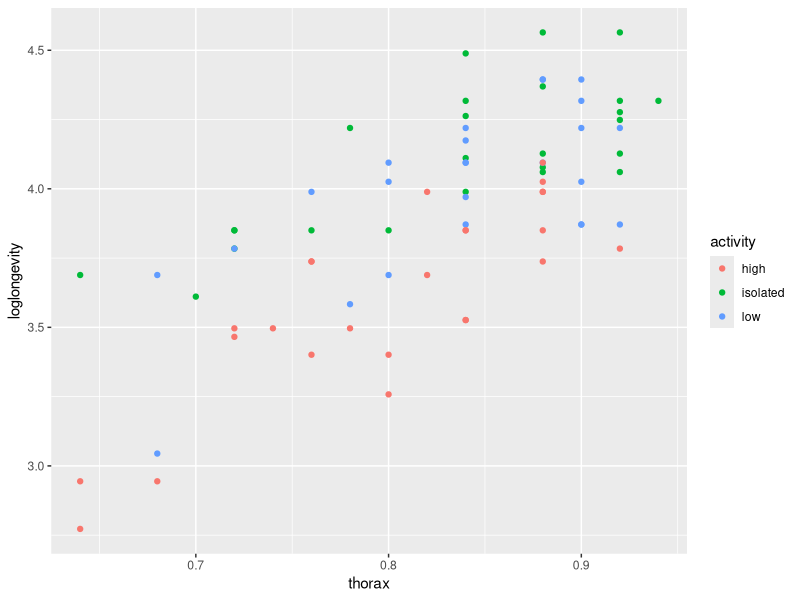
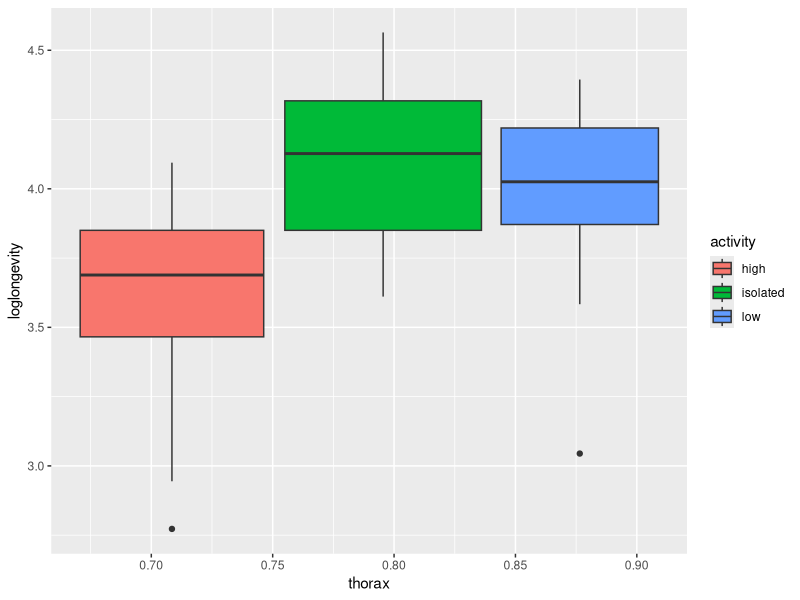
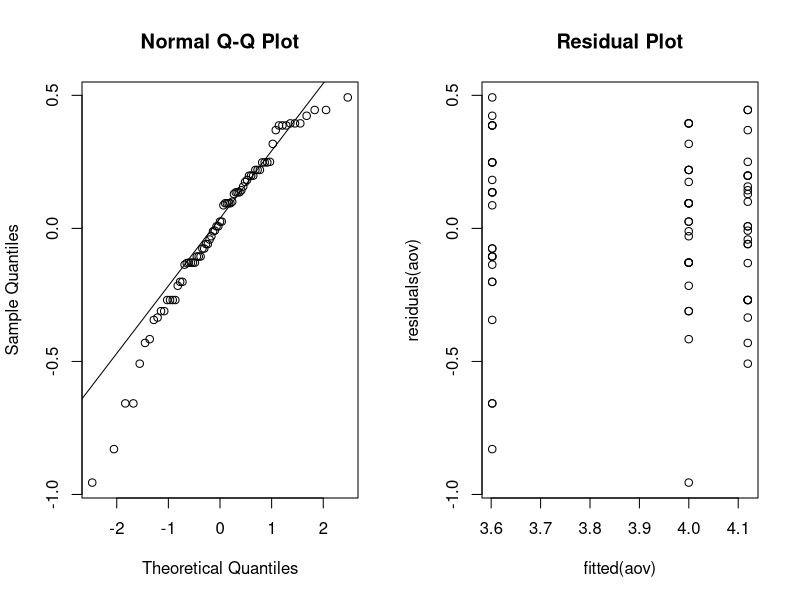
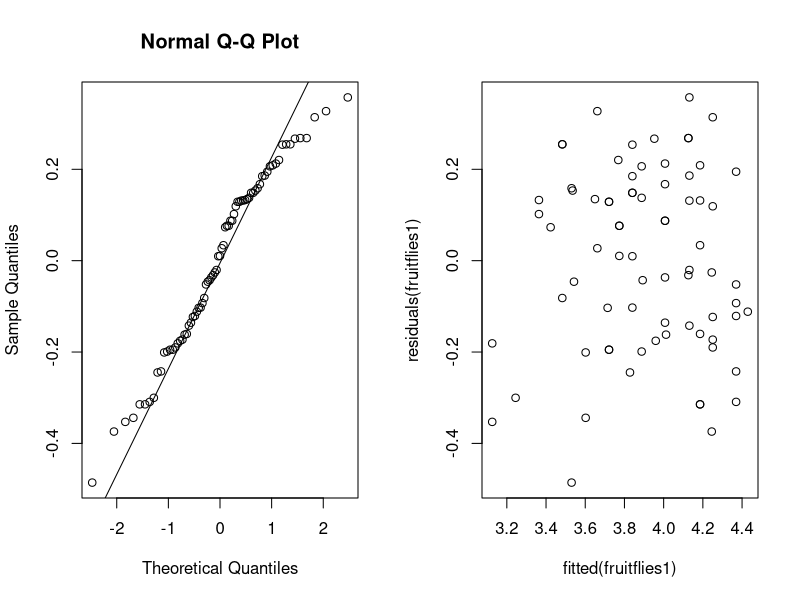
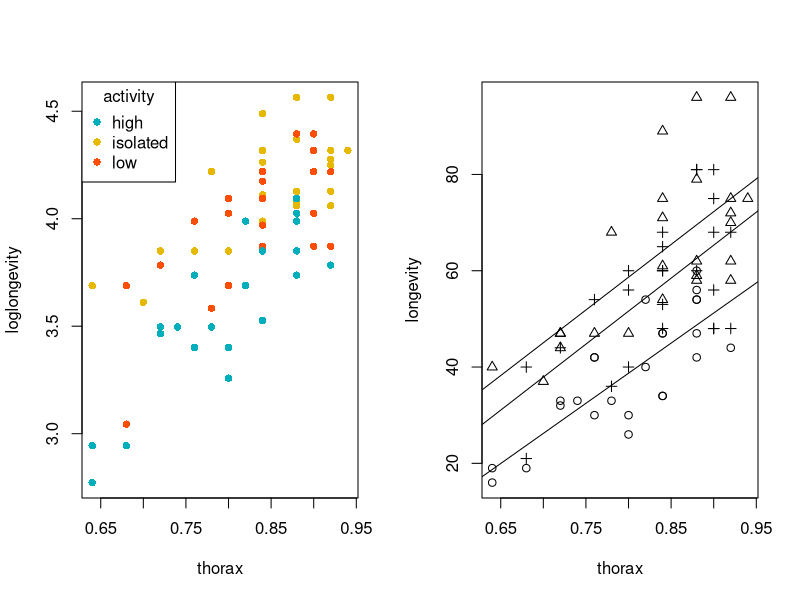
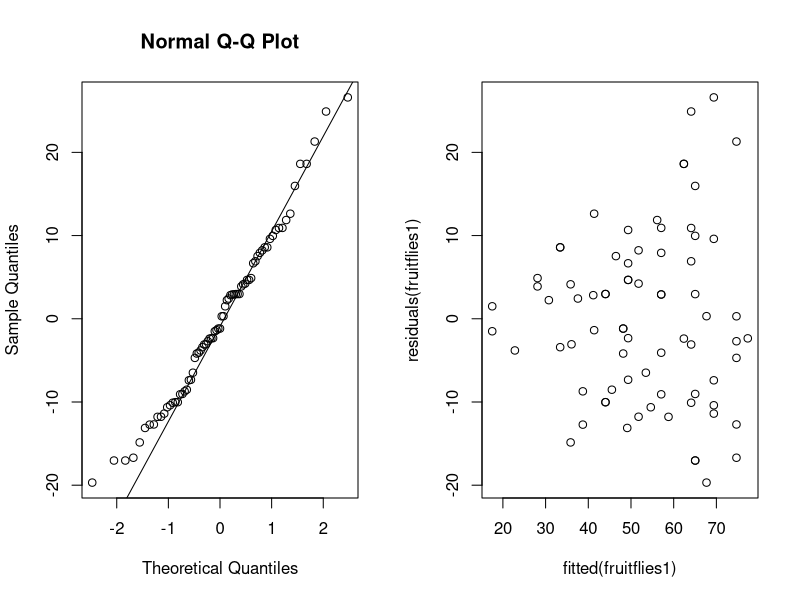
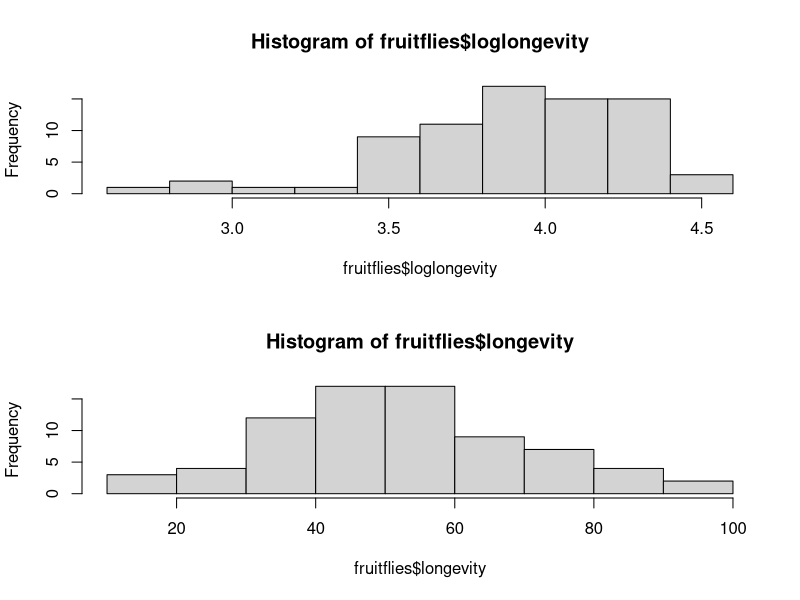

R code for these plots, in order:
## ---- chunk 1
options(digits=3)
options(knitr.duplicate.label = "allow")
## ---- chunk 2
library(ggplot2)
library(car)
## ---- chunk 3
fruitflies=read.table(file="fruitflies.txt",header=TRUE)
# add loglongevity column
fruitflies$loglongevity <- log(fruitflies$longevity)
fruitflies
## ---- chunk 4
ggplot(fruitflies) +
  geom_point(aes(x=thorax, y=loglongevity, color=activity)) 

ggplot(fruitflies) +
  geom_boxplot(aes(x = thorax, y=loglongevity, fill = activity)) 

## ---- chunk 5
aov=lm(loglongevity~activity,data=fruitflies)
anova(aov)
## ---- chunk 6
par(mfrow=c(1,2))
qqnorm(residuals(aov)); qqline(residuals(aov))
plot(fitted(aov),residuals(aov), main = "Residual Plot")
## ---- chunk 7
leveneTest(loglongevity~activity,data=fruitflies)
shapiro.test(residuals(aov))
## ---- chunk 8
kruskal.test(loglongevity~activity,data=fruitflies)
## ---- chunk 9
summary(aov)
## ---- chunk 10
fruitflies$activity=as.factor(fruitflies$activity)
fruitflies1=lm(loglongevity~thorax+activity,data=fruitflies)
fruitflies2=lm(loglongevity~thorax,data=fruitflies)
anova(fruitflies2,fruitflies1)
## ---- chunk 11
par(mfrow=c(1,2))
qqnorm(residuals(fruitflies1)); qqline(residuals(fruitflies1))
plot(fitted(fruitflies1),residuals(fruitflies1))
## ---- chunk 12
shapiro.test(residuals(fruitflies1))
## ---- chunk 13
summary(fruitflies1)
## ---- chunk 14
max_thorax = max(fruitflies$thorax)
min_thorax = min(fruitflies$thorax)

predict(fruitflies1,data.frame(thorax = min_thorax, activity = "high"), interval = "confidence")
predict(fruitflies1,data.frame(thorax = min_thorax, activity = "isolated"), interval = "confidence")
predict(fruitflies1,data.frame(thorax = min_thorax, activity = "low"), interval = "confidence")

predict(fruitflies1,data.frame(thorax = max_thorax, activity = "high"), interval = "confidence")
predict(fruitflies1,data.frame(thorax = max_thorax, activity = "isolated"), interval = "confidence")
predict(fruitflies1,data.frame(thorax = max_thorax, activity = "low"), interval = "confidence")
## ---- chunk 15
colors <- c("#00AFBB", "#E7B800", "#FC4E07")
colors <- colors[as.numeric(fruitflies$activity)]

plot(loglongevity~thorax, col=colors, pch=16, data=fruitflies)
legend("topleft", legend = levels(fruitflies$activity),
      col = c("#00AFBB", "#E7B800", "#FC4E07"), pch = 16, title="activity")
## ---- chunk 16
plot(longevity~thorax,pch=unclass(activity), data=fruitflies)
for (i in c("high", "isolated", "low"))  abline(lm(longevity~thorax,data=fruitflies[fruitflies$activity==i,]))
## ---- chunk 17
fruitflies3=lm(loglongevity~activity*thorax,data=fruitflies)
anova(fruitflies3)
## ---- chunk 18
summary(fruitflies3)
## ---- chunk 19
fruitflies$activity=as.factor(fruitflies$activity)
fruitflies1=lm(longevity~thorax+activity,data=fruitflies)
fruitflies2=lm(longevity~thorax,data=fruitflies)
anova(fruitflies2,fruitflies1)
## ---- chunk 20
par(mfrow=c(1,2))
qqnorm(residuals(fruitflies1)); qqline(residuals(fruitflies1))
plot(fitted(fruitflies1),residuals(fruitflies1))
## ---- chunk 21
shapiro.test(residuals(fruitflies1))
## ---- chunk 22
par(mfrow=c(2,1))
hist(fruitflies$loglongevity)
hist(fruitflies$longevity)
